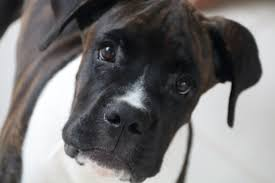
#> input picture exercises/dog.jpeg, 275 x 183 px, found by its file name
$ python solution_02_02_4.py
#> lines starting #> are read from the running program, lines starting #| are printed output that depends on the picture; after the words box and inside, x2 and y2 are one past the last pixel; in counts of white or black regions, pixels touching at a corner belong together
import numpy as np
import cv2
from matplotlib import pyplot as plt


image = cv2.imread('exercises/dog.jpeg', 0)
#> image: shape (183, 275); min 0, max 255, mean 116.9
canny_edge_1 = cv2.Canny(image, 50, 150)
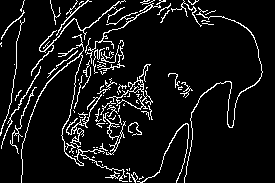
#> canny_edge_1: shape (183, 275); 8.3% white in thin lines or dots
print(canny_edge_1.shape)
#| (183, 275)

plt.imshow(canny_edge_1, cmap="gray")
plt.show()

canny_edge_2 = cv2.Canny(image, 100, 200)
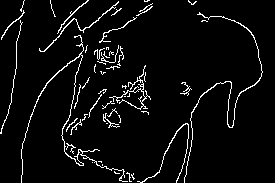
#> canny_edge_2: shape (183, 275); 4.9% white in thin lines or dots
print(canny_edge_2.shape)
#| (183, 275)

plt.imshow(canny_edge_2, cmap="gray")
plt.show()

$ run again, with exercises/burger.jpeg copied over exercises/dog.jpeg
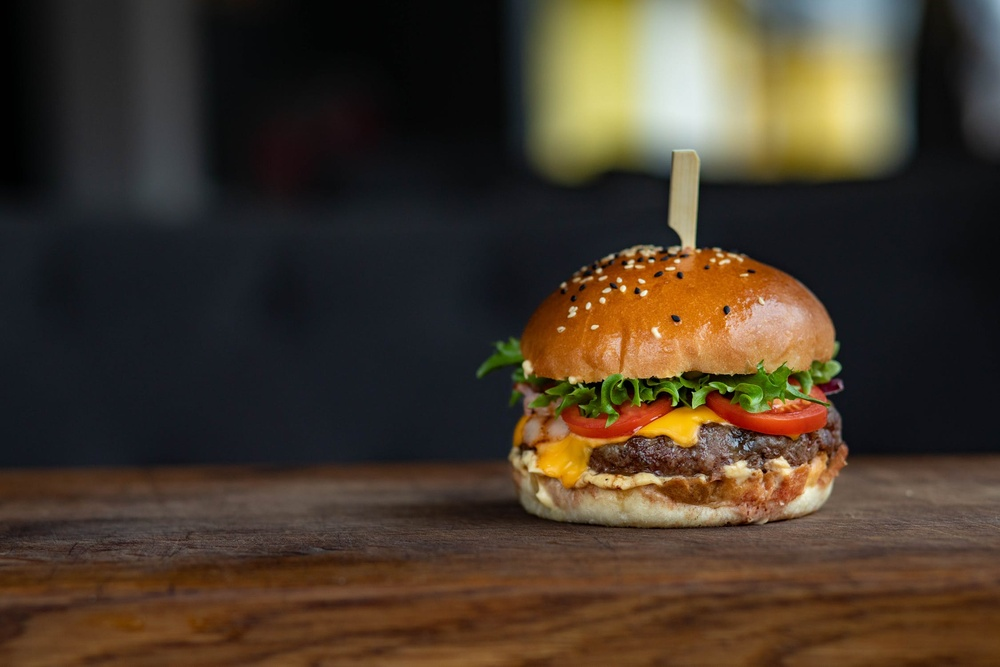
#> input picture exercises/burger.jpeg, 1000 x 667 px, shrunk from 2250 x 1500 before the run, found by its file name
#> `canny_edge_1 = cv2.Canny(image, 50, 150)`:
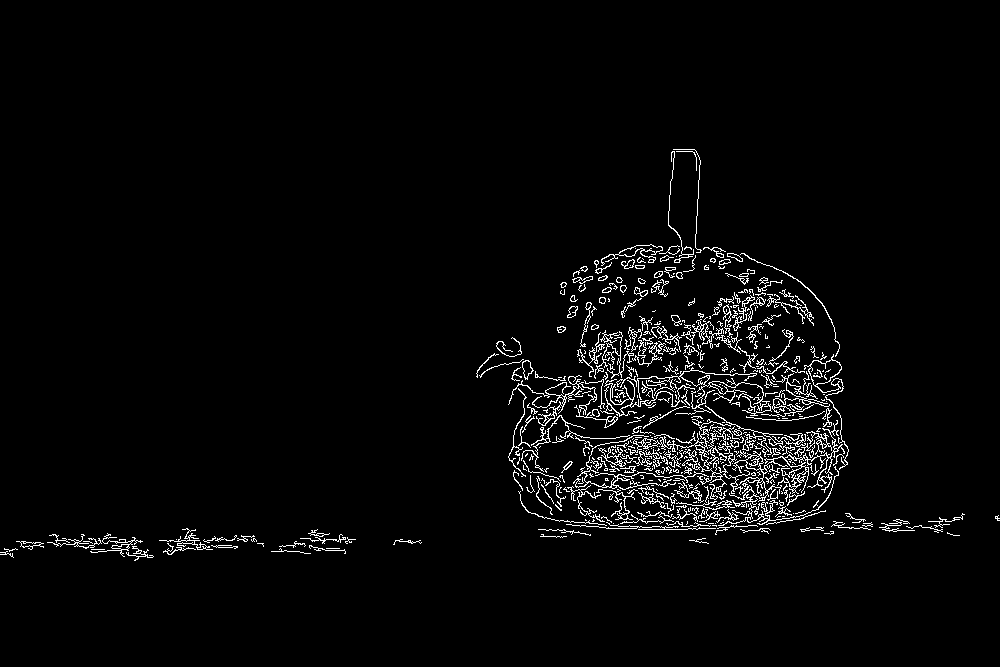
#> canny_edge_1: shape (667, 1000); 3% white in thin lines or dots, all inside (x1, y1, x2, y2) = (0, 149, 1000, 561)
#| (667, 1000)
#> `canny_edge_2 = cv2.Canny(image, 100, 200)`:
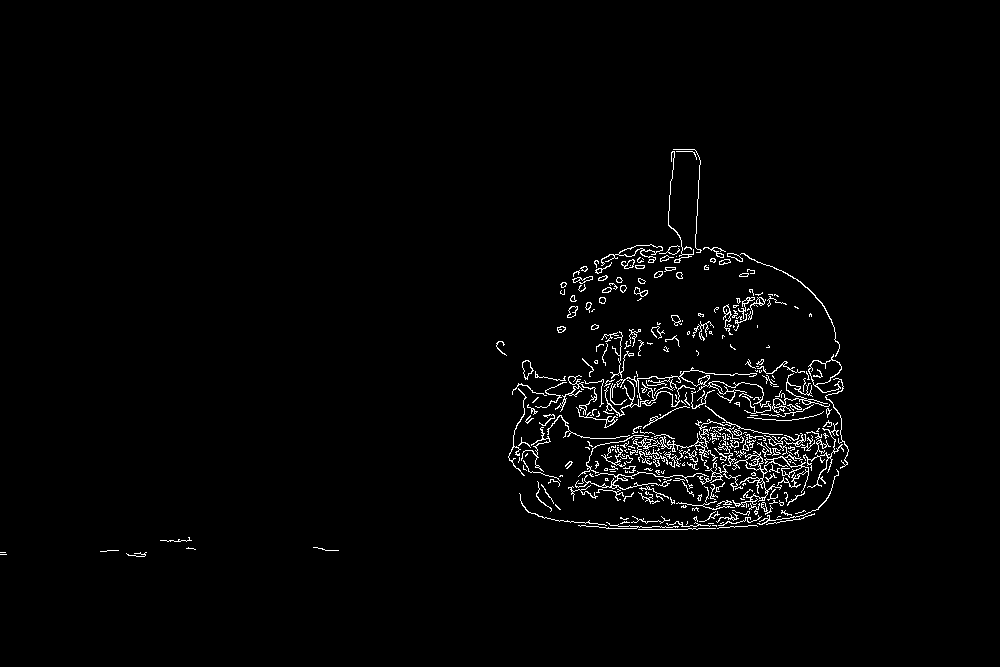
#> canny_edge_2: shape (667, 1000); 1.9% white in thin lines or dots, all inside (x1, y1, x2, y2) = (0, 149, 849, 557)
#| (667, 1000)
